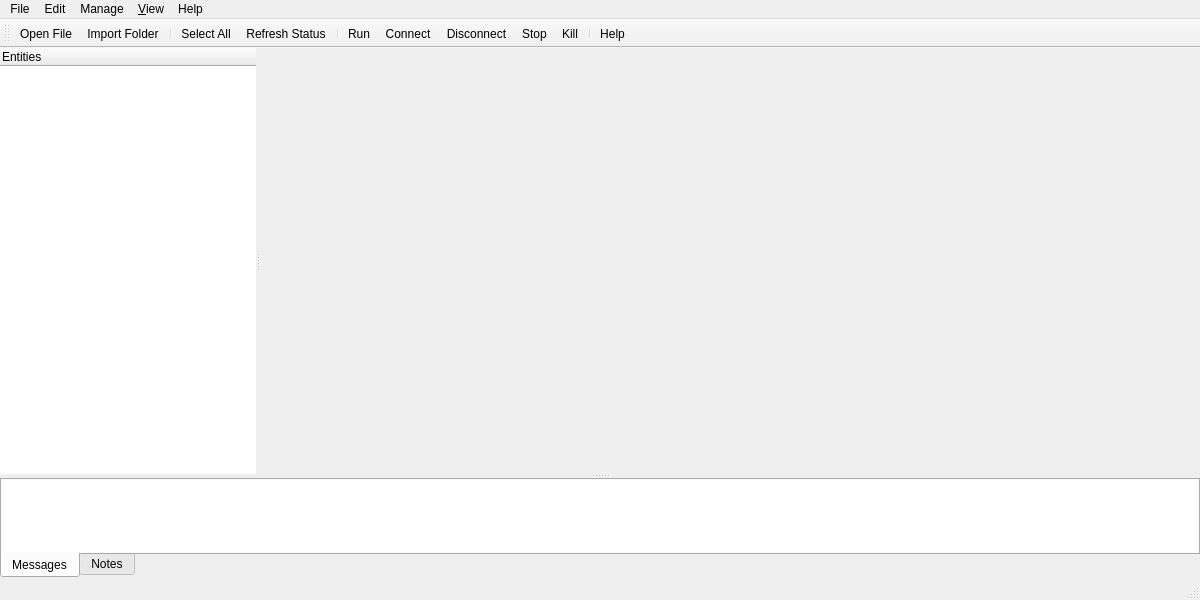
<?xml version="1.0" encoding="UTF-8"?>
<ui version="4.0">
 <class>MainWindow</class>
 <widget class="QMainWindow" name="MainWindow">
  <property name="geometry">
   <rect>
    <x>0</x>
    <y>0</y>
    <width>1200</width>
    <height>600</height>
   </rect>
  </property>
  <property name="windowTitle">
   <string>YARP module manager</string>
  </property>
  <property name="windowIcon">
   <iconset resource="../../yarplogger/res.qrc">
    <normaloff>:/logo.svg</normaloff>:/logo.svg</iconset>
  </property>
  <widget class="QWidget" name="centralWidget">
   <layout class="QGridLayout" name="gridLayout_4">
    <property name="leftMargin">
     <number>0</number>
    </property>
    <property name="topMargin">
     <number>0</number>
    </property>
    <property name="rightMargin">
     <number>0</number>
    </property>
    <property name="bottomMargin">
     <number>0</number>
    </property>
    <item row="0" column="0">
     <widget class="QSplitter" name="splitter">
      <property name="orientation">
       <enum>Qt::Vertical</enum>
      </property>
      <widget class="QWidget" name="mainPanel" native="true">
       <property name="sizePolicy">
        <sizepolicy hsizetype="Expanding" vsizetype="Expanding">
         <horstretch>0</horstretch>
         <verstretch>10</verstretch>
        </sizepolicy>
       </property>
       <layout class="QHBoxLayout" name="horizontalLayout">
        <property name="leftMargin">
         <number>0</number>
        </property>
        <property name="topMargin">
         <number>0</number>
        </property>
        <property name="rightMargin">
         <number>0</number>
        </property>
        <property name="bottomMargin">
         <number>0</number>
        </property>
        <item>
         <widget class="QSplitter" name="splitter_2">
          <property name="orientation">
           <enum>Qt::Horizontal</enum>
          </property>
          <widget class="EntitiesTreeWidget" name="entitiesTree">
           <property name="sizePolicy">
            <sizepolicy hsizetype="Expanding" vsizetype="Expanding">
             <horstretch>0</horstretch>
             <verstretch>0</verstretch>
            </sizepolicy>
           </property>
           <property name="frameShape">
            <enum>QFrame::NoFrame</enum>
           </property>
           <column>
            <property name="text">
             <string>Entities</string>
            </property>
           </column>
          </widget>
          <widget class="QTabWidget" name="mainTabs">
           <property name="sizePolicy">
            <sizepolicy hsizetype="Expanding" vsizetype="Expanding">
             <horstretch>15</horstretch>
             <verstretch>0</verstretch>
            </sizepolicy>
           </property>
           <property name="styleSheet">
            <string notr="true">
              QTabBar::close-button {image: url(:/close22.svg);}
              QTabBar::close-button:hover { border: 2px solid transparent; image: url(:/close22-red.svg); }
              QTabWidget::pane { border: none; }
            </string>
           </property>
           <property name="currentIndex">
            <number>-1</number>
           </property>
           <property name="tabsClosable">
            <bool>true</bool>
           </property>
           <property name="movable">
            <bool>true</bool>
           </property>
          </widget>
         </widget>
        </item>
       </layout>
      </widget>
      <widget class="QWidget" name="bottomPanel" native="true">
       <property name="sizePolicy">
        <sizepolicy hsizetype="Expanding" vsizetype="MinimumExpanding">
         <horstretch>0</horstretch>
         <verstretch>1</verstretch>
        </sizepolicy>
       </property>
       <property name="minimumSize">
        <size>
         <width>0</width>
         <height>100</height>
        </size>
       </property>
       <layout class="QHBoxLayout" name="horizontalLayout_2">
        <property name="leftMargin">
         <number>0</number>
        </property>
        <property name="topMargin">
         <number>0</number>
        </property>
        <property name="rightMargin">
         <number>0</number>
        </property>
        <property name="bottomMargin">
         <number>0</number>
        </property>
        <item>
         <widget class="QTabWidget" name="tabWidget">
          <property name="sizePolicy">
           <sizepolicy hsizetype="Expanding" vsizetype="Expanding">
            <horstretch>0</horstretch>
            <verstretch>0</verstretch>
           </sizepolicy>
          </property>
          <property name="tabPosition">
           <enum>QTabWidget::South</enum>
          </property>
          <property name="currentIndex">
           <number>0</number>
          </property>
          <widget class="QWidget" name="tabMessages">
           <attribute name="title">
            <string>Messages</string>
           </attribute>
           <layout class="QHBoxLayout" name="horizontalLayout_3">
            <property name="leftMargin">
             <number>0</number>
            </property>
            <property name="topMargin">
             <number>0</number>
            </property>
            <property name="rightMargin">
             <number>0</number>
            </property>
            <property name="bottomMargin">
             <number>0</number>
            </property>
            <item>
             <widget class="LogWidget" name="logWidget">
              <property name="contextMenuPolicy">
               <enum>Qt::ActionsContextMenu</enum>
              </property>
              <property name="frameShape">
               <enum>QFrame::NoFrame</enum>
              </property>
              <property name="lineWidth">
               <number>0</number>
              </property>
             </widget>
            </item>
           </layout>
          </widget>
          <widget class="QWidget" name="tabNotes">
           <attribute name="title">
            <string>Notes</string>
           </attribute>
           <layout class="QHBoxLayout" name="horizontalLayout_4">
            <property name="leftMargin">
             <number>0</number>
            </property>
            <property name="topMargin">
             <number>0</number>
            </property>
            <property name="rightMargin">
             <number>0</number>
            </property>
            <property name="bottomMargin">
             <number>0</number>
            </property>
            <item>
             <widget class="QPlainTextEdit" name="notesWidget">
              <property name="frameShape">
               <enum>QFrame::NoFrame</enum>
              </property>
              <property name="plainText">
               <string>&lt;&lt; Yellow Notes &gt;&gt;
</string>
              </property>
             </widget>
            </item>
           </layout>
          </widget>
         </widget>
        </item>
       </layout>
      </widget>
     </widget>
    </item>
   </layout>
  </widget>
  <widget class="QMenuBar" name="menuBar">
   <property name="geometry">
    <rect>
     <x>0</x>
     <y>0</y>
     <width>1200</width>
     <height>19</height>
    </rect>
   </property>
   <property name="nativeMenuBar">
    <bool>true</bool>
   </property>
   <widget class="QMenu" name="menuFile">
    <property name="tearOffEnabled">
     <bool>false</bool>
    </property>
    <property name="title">
     <string>File</string>
    </property>
    <widget class="QMenu" name="menuNew">
     <property name="title">
      <string>New</string>
     </property>
     <addaction name="actionNew_Application"/>
     <addaction name="actionNew_Module"/>
     <addaction name="actionNew_Resource"/>
    </widget>
    <addaction name="menuNew"/>
    <addaction name="actionOpen_File"/>
    <addaction name="actionClose"/>
    <addaction name="separator"/>
    <addaction name="actionSave"/>
    <addaction name="actionSave_As"/>
    <addaction name="separator"/>
    <addaction name="actionImport_Files"/>
    <addaction name="separator"/>
    <addaction name="actionQuit"/>
   </widget>
   <widget class="QMenu" name="menuEdit">
    <property name="title">
     <string>Edit</string>
    </property>
    <addaction name="actionSelect_All"/>
    <addaction name="actionExport_Graph"/>
   </widget>
   <widget class="QMenu" name="menuManage">
    <property name="title">
     <string>Manage</string>
    </property>
    <addaction name="actionRun"/>
    <addaction name="actionStop"/>
    <addaction name="actionKill"/>
    <addaction name="separator"/>
    <addaction name="actionConnect"/>
    <addaction name="actionDisconnect"/>
    <addaction name="separator"/>
    <addaction name="actionRefresh_Status"/>
   </widget>
   <widget class="QMenu" name="menuHelp">
    <property name="title">
     <string>Help</string>
    </property>
    <addaction name="actionHelp"/>
    <addaction name="actionAbout"/>
   </widget>
   <widget class="QMenu" name="menu_View">
    <property name="title">
     <string>&amp;View</string>
    </property>
    <addaction name="action_Builder_Window"/>
    <addaction name="action_Manager_Window"/>
   </widget>
   <addaction name="menuFile"/>
   <addaction name="menuEdit"/>
   <addaction name="menuManage"/>
   <addaction name="menu_View"/>
   <addaction name="menuHelp"/>
  </widget>
  <widget class="QToolBar" name="mainToolBar">
   <attribute name="toolBarArea">
    <enum>TopToolBarArea</enum>
   </attribute>
   <attribute name="toolBarBreak">
    <bool>false</bool>
   </attribute>
   <addaction name="actionOpen_File"/>
   <addaction name="actionImport_Files"/>
   <addaction name="separator"/>
   <addaction name="actionSelect_All"/>
   <addaction name="actionRefresh_Status"/>
   <addaction name="separator"/>
   <addaction name="actionRun"/>
   <addaction name="actionConnect"/>
   <addaction name="actionDisconnect"/>
   <addaction name="actionStop"/>
   <addaction name="actionKill"/>
   <addaction name="separator"/>
   <addaction name="actionHelp"/>
  </widget>
  <widget class="QStatusBar" name="statusBar"/>
  <action name="actionNew_Application">
   <property name="icon">
    <iconset resource="res_manager.qrc">
     <normaloff>:/run22.svg</normaloff>:/run22.svg</iconset>
   </property>
   <property name="text">
    <string>New Application</string>
   </property>
  </action>
  <action name="actionNew_Module">
   <property name="icon">
    <iconset resource="res_manager.qrc">
     <normaloff>:/module22.svg</normaloff>:/module22.svg</iconset>
   </property>
   <property name="text">
    <string>New Module</string>
   </property>
  </action>
  <action name="actionNew_Resource">
   <property name="icon">
    <iconset resource="res_manager.qrc">
     <normaloff>:/computer22.svg</normaloff>:/computer22.svg</iconset>
   </property>
   <property name="text">
    <string>New Resource</string>
   </property>
  </action>
  <action name="actionOpen_File">
   <property name="icon">
    <iconset resource="res_manager.qrc">
     <normaloff>:/file-new.svg</normaloff>:/file-new.svg</iconset>
   </property>
   <property name="text">
    <string>Open File</string>
   </property>
  </action>
  <action name="actionClose">
   <property name="icon">
    <iconset resource="../../yarpdataplayer/src/RC/res.qrc">
     <normaloff>:/close.svg</normaloff>:/close.svg</iconset>
   </property>
   <property name="text">
    <string>Close</string>
   </property>
  </action>
  <action name="actionSave">
   <property name="enabled">
    <bool>false</bool>
   </property>
   <property name="icon">
    <iconset resource="res_manager.qrc">
     <normaloff>:/file-save.svg</normaloff>:/file-save.svg</iconset>
   </property>
   <property name="text">
    <string>Save</string>
   </property>
  </action>
  <action name="actionSave_As">
   <property name="enabled">
    <bool>false</bool>
   </property>
   <property name="icon">
    <iconset resource="res_manager.qrc">
     <normaloff>:/file-save.svg</normaloff>:/file-save.svg</iconset>
   </property>
   <property name="text">
    <string>Save As</string>
   </property>
  </action>
  <action name="actionImport_Files">
   <property name="icon">
    <iconset resource="../../yarpdataplayer/src/RC/res.qrc">
     <normaloff>:/folder-new.svg</normaloff>:/folder-new.svg</iconset>
   </property>
   <property name="text">
    <string>Import Folder</string>
   </property>
  </action>
  <action name="actionQuit">
   <property name="icon">
    <iconset resource="../../yarpdataplayer/src/RC/res.qrc">
     <normaloff>:/close.svg</normaloff>:/close.svg</iconset>
   </property>
   <property name="text">
    <string>Quit</string>
   </property>
  </action>
  <action name="actionSelect_All">
   <property name="icon">
    <iconset resource="res_manager.qrc">
     <normaloff>:/select-all.svg</normaloff>:/select-all.svg</iconset>
   </property>
   <property name="text">
    <string>Select All</string>
   </property>
  </action>
  <action name="actionExport_Graph">
   <property name="icon">
    <iconset resource="res_manager.qrc">
     <normaloff>:/uml-app.svg</normaloff>:/uml-app.svg</iconset>
   </property>
   <property name="text">
    <string>Export Graph...</string>
   </property>
  </action>
  <action name="actionRun">
   <property name="icon">
    <iconset resource="../../yarpdataplayer/src/RC/res.qrc">
     <normaloff>:/play.svg</normaloff>:/play.svg</iconset>
   </property>
   <property name="text">
    <string>Run</string>
   </property>
  </action>
  <action name="actionStop">
   <property name="icon">
    <iconset resource="../../yarpdataplayer/src/RC/res.qrc">
     <normaloff>:/stop.svg</normaloff>:/stop.svg</iconset>
   </property>
   <property name="text">
    <string>Stop</string>
   </property>
  </action>
  <action name="actionKill">
   <property name="icon">
    <iconset resource="res_manager.qrc">
     <normaloff>:/kill.svg</normaloff>:/kill.svg</iconset>
   </property>
   <property name="text">
    <string>Kill</string>
   </property>
  </action>
  <action name="actionConnect">
   <property name="icon">
    <iconset resource="res_manager.qrc">
     <normaloff>:/connect.svg</normaloff>:/connect.svg</iconset>
   </property>
   <property name="text">
    <string>Connect</string>
   </property>
  </action>
  <action name="actionDisconnect">
   <property name="icon">
    <iconset resource="res_manager.qrc">
     <normaloff>:/disconnect.svg</normaloff>:/disconnect.svg</iconset>
   </property>
   <property name="text">
    <string>Disconnect</string>
   </property>
  </action>
  <action name="actionRefresh_Status">
   <property name="icon">
    <iconset resource="res_manager.qrc">
     <normaloff>:/refresh.svg</normaloff>:/refresh.svg</iconset>
   </property>
   <property name="text">
    <string>Refresh Status</string>
   </property>
  </action>
  <action name="actionHelp">
   <property name="icon">
    <iconset resource="res_manager.qrc">
     <normaloff>:/help.svg</normaloff>:/help.svg</iconset>
   </property>
   <property name="text">
    <string>Help</string>
   </property>
  </action>
  <action name="actionAbout">
   <property name="icon">
    <iconset resource="res_manager.qrc">
     <normaloff>:/info.svg</normaloff>:/info.svg</iconset>
   </property>
   <property name="text">
    <string>About</string>
   </property>
  </action>
  <action name="action_Builder_Window">
   <property name="checkable">
    <bool>true</bool>
   </property>
   <property name="text">
    <string>&amp;Builder Window</string>
   </property>
  </action>
  <action name="action_Manager_Window">
   <property name="checkable">
    <bool>true</bool>
   </property>
   <property name="text">
    <string>&amp;Manager Window</string>
   </property>
  </action>
 </widget>
 <layoutdefault spacing="6" margin="11"/>
 <customwidgets>
  <customwidget>
   <class>EntitiesTreeWidget</class>
   <extends>QTreeWidget</extends>
   <header>entitiestreewidget.h</header>
  </customwidget>
  <customwidget>
   <class>LogWidget</class>
   <extends>QListWidget</extends>
   <header>logwidget.h</header>
  </customwidget>
 </customwidgets>
 <resources>
  <include location="../../yarpdataplayer/src/RC/res.qrc"/>
  <include location="../../yarplogger/res.qrc"/>
  <include location="res_manager.qrc"/>
 </resources>
 <connections/>
</ui>
